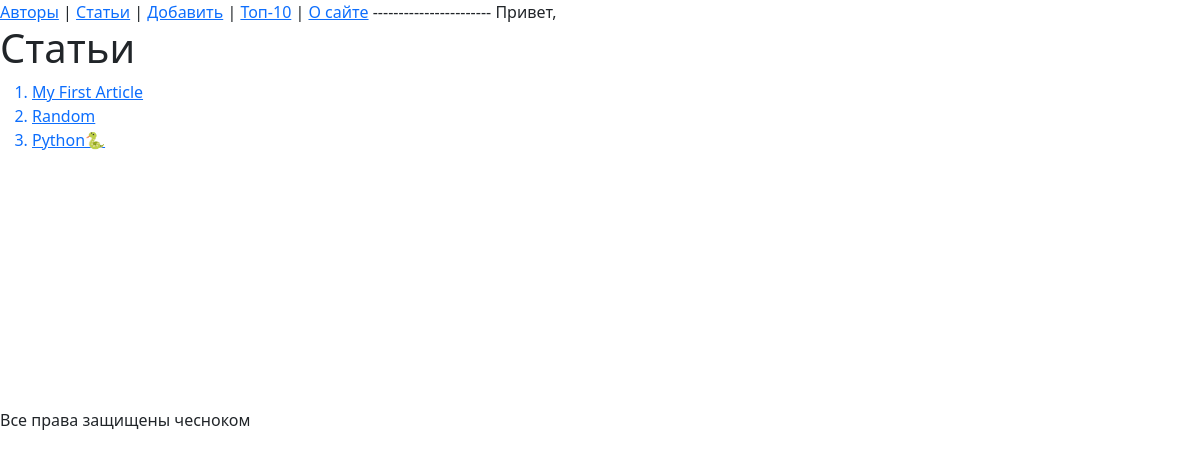
The app's page /, older data.
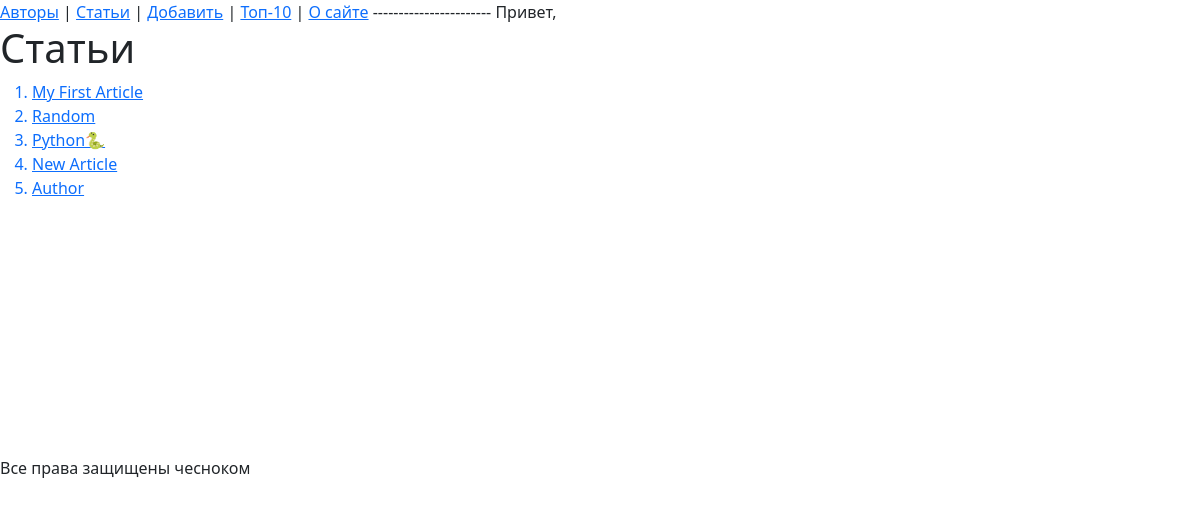
The same page, newer data.
### core/models.py (models this page shows, shortened)
class Article(models.Model):
    title = models.CharField(max_length = 255)
    text = models.TextField()
    author = models.ForeignKey(
        to = "Author",
        on_delete = models.SET_NULL,
        null = True, blank = True,
        related_name = "article",
        verbose_name = "Автор"
    )
    readers = models.ManyToManyField(
        to = User,
        related_name = "read_articles",
        blank = True,
    )
    views = models.IntegerField(
        default = 0,
        verbose_name = "Просмотры"
    )
    created_at = models.DateTimeField(
        auto_now_add = True,
        null = True,
    )
    updated_at = models.DateTimeField(
        auto_now = True
    )
    is_active = models.BooleanField(
        default = True
    )

### core/views.py (the view)
# urls.py: path("", articles, name = "articles"),
def articles(request):
    articles = Article.objects.filter(is_active = True)
    return render(
        request,
        "articles.html",
        {"articles": articles}
    )

### core/templates/articles.html (shortened to what this page needs)
{% extends 'base.html' %}
{% block content %}
    <h1>Статьи</h1>
    <ol>
    {% for article in articles %}
        <a href = "{% url 'article' article.id %}"><li>{{ article.title }}</li></a>
    {% endfor %}
    </ol>
{% endblock %}

Row changes from the older to the newer data that the page shows:
added Article: title "New Article"
added Article: title "Author"
